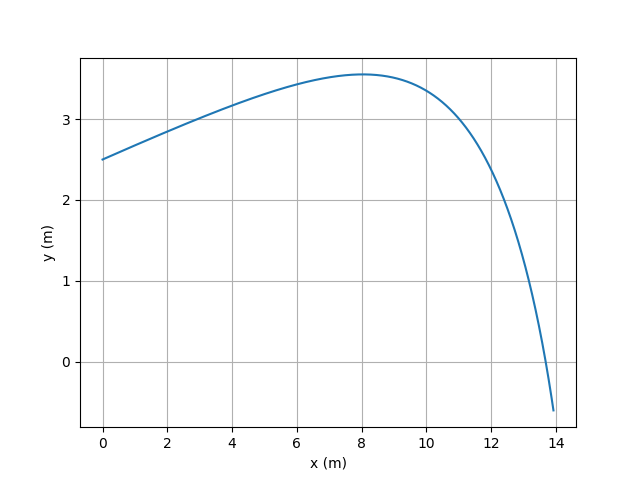

Write the Python code that produced this figure.
import numpy as np
import matplotlib.pyplot as plt

ang = np.radians(10)
r0 = [0,2.5]
vi = 230000/3600
vx0 = vi*np.cos(ang)
vy0 = vi*np.sin(ang)
v0 = [vx0,vy0]
vT = 6.80

ti = 0
tf = 1.5
dt = 0.001
n = int((tf-ti)/dt)

t = np.linspace(ti,tf,n+1)

def resAr_2D(r0,v0,n,dt,vt):
    x=np.empty(n+1)
    y=np.empty(n+1)
    vx=np.empty(n+1)
    vy=np.empty(n+1)
    ax=np.empty(n+1)
    ay=np.empty(n+1)
    
    g=9.80
    x[0]=r0[0]
    y[0]=r0[1]
    vx[0]=v0[0]
    vy[0]=v0[1]
    ax[0]=0
    ay[0]=-g
    dres=g/vt**2
    
    for i in range(n):
        vv=np.sqrt(vx[i]**2 +vy[i]**2)

        ax[i]=-dres*vv*vx[i]
        ay[i]=-g-dres*vv*vy[i]
        
        vx[i+1]=vx[i]+ax[i]*dt
        vy[i+1]=vy[i]+ay[i]*dt
        
        x[i+1]=x[i]+vx[i]*dt
        y[i+1]=y[i]+vy[i]*dt
    return (x,y),(vx,vy),(ax,ay)

values = resAr_2D(r0,v0,n,dt,vT)
x = values[0][0]
y = values[0][1]

plt.xlabel("x (m)")
plt.ylabel("y (m)")
plt.plot(x,y)
plt.grid()
plt.show()
